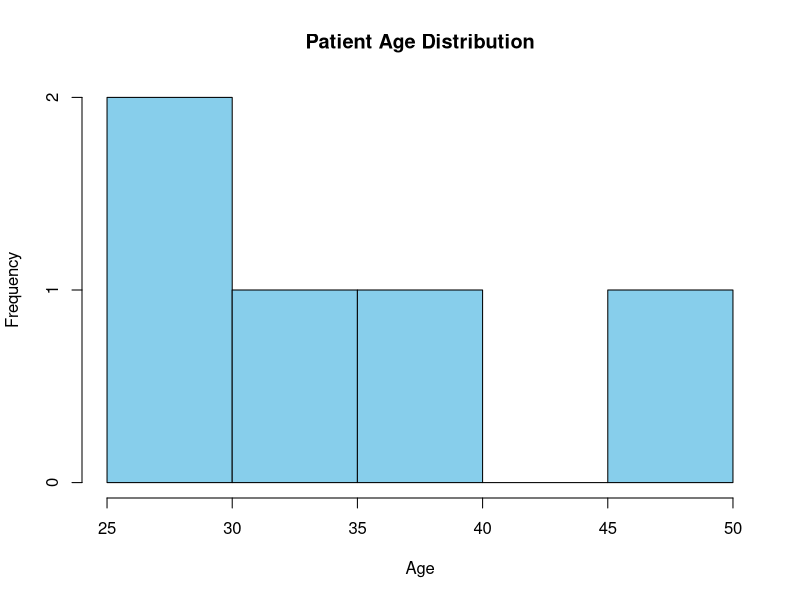
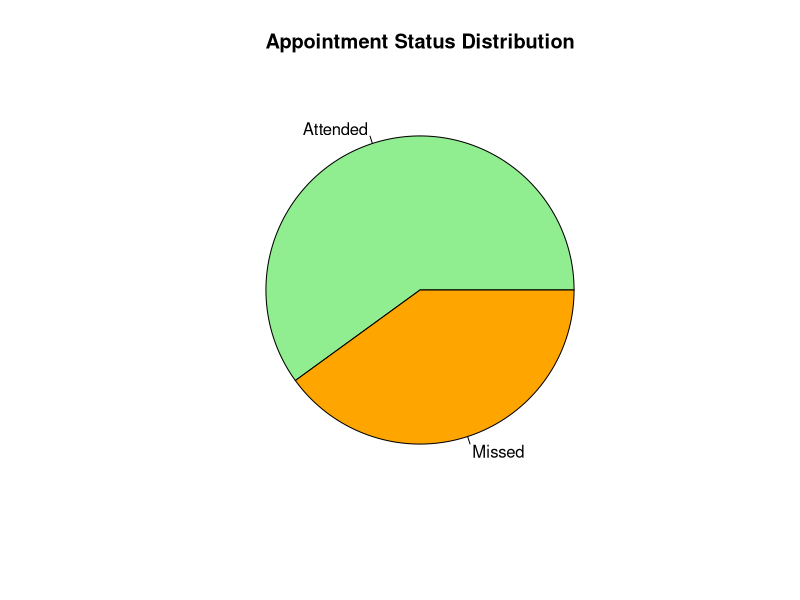
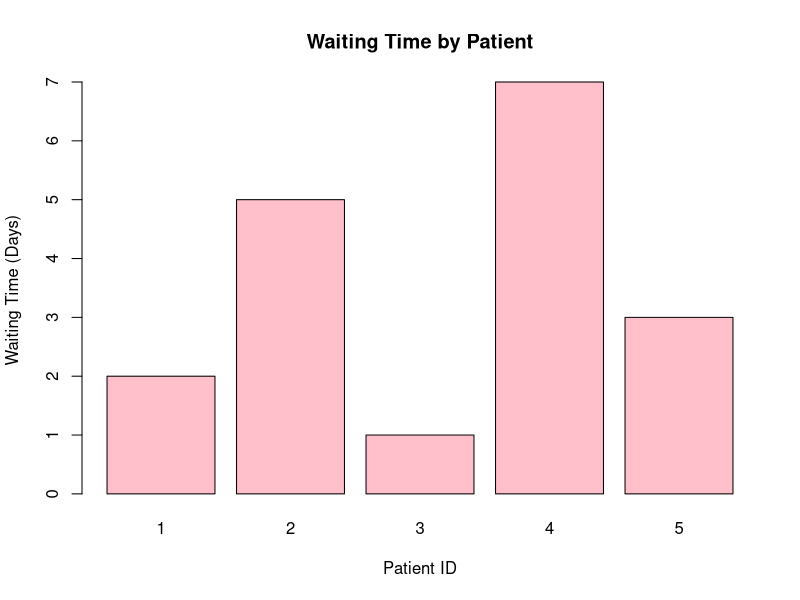
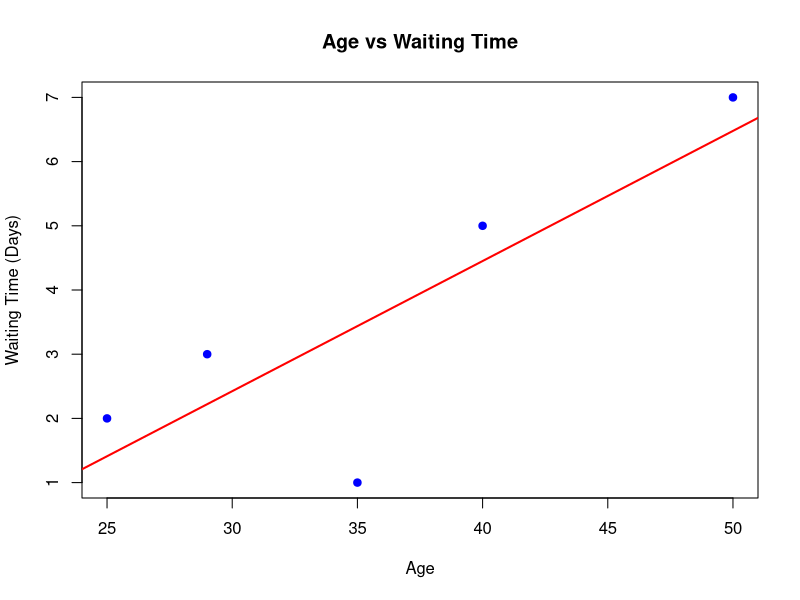

Write R code to recreate these figures, in order.
# ============================================
# SET 20 : Hospital Appointment Analysis
# ============================================

# Step 1: Create Dataset

Patient_ID <- c(1,2,3,4,5)

Age <- c(25,40,35,50,29)

Waiting_Time <- c(2,5,1,7,3)

Appointment_Status <- c("Attended",
                        "Missed",
                        "Attended",
                        "Missed",
                        "Attended")

hospital <- data.frame(
  Patient_ID,
  Age,
  Waiting_Time,
  Appointment_Status
)

print(hospital)

# ============================================
# Task 1 : Histogram of Patient Ages
# ============================================

hist(hospital$Age,
     main="Patient Age Distribution",
     xlab="Age",
     ylab="Frequency",
     col="skyblue",
     border="black")

# ============================================
# Task 2 : Pie Chart of Appointment Status
# ============================================

status <- table(hospital$Appointment_Status)

pie(status,
    main="Appointment Status Distribution",
    labels=names(status),
    col=c("lightgreen","orange"))

# ============================================
# Task 3 : Bar Chart of Waiting Time
# ============================================

barplot(hospital$Waiting_Time,
        names.arg=hospital$Patient_ID,
        main="Waiting Time by Patient",
        xlab="Patient ID",
        ylab="Waiting Time (Days)",
        col="pink",
        border="black")

# ============================================
# Task 4 : Scatter Plot (Age vs Waiting Time)
# ============================================

plot(hospital$Age,
     hospital$Waiting_Time,
     main="Age vs Waiting Time",
     xlab="Age",
     ylab="Waiting Time (Days)",
     pch=19,
     col="blue")

abline(lm(Waiting_Time ~ Age,
          data=hospital),
       col="red",
       lwd=2)
